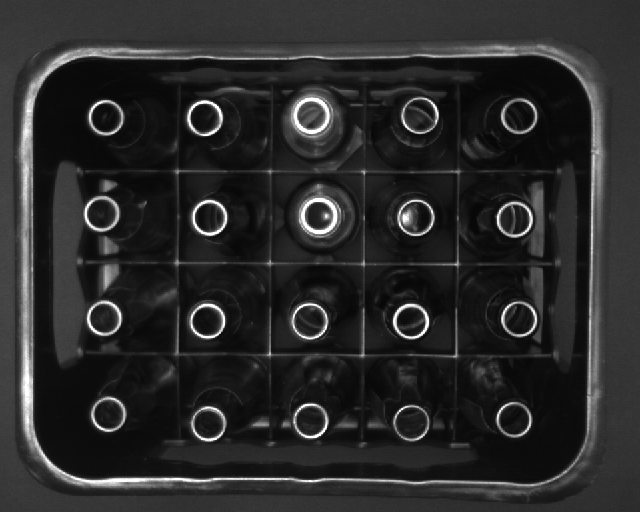
#> input picture bottles/bottle_crate_05.png, 640 x 512 px
$ python bottle_create.py   (older library calls are emulated)
#> lines starting #> are read from the running program, lines starting #| are printed output that depends on the picture; after the words box and inside, x2 and y2 are one past the last pixel; in counts of white or black regions, pixels touching at a corner belong together
# @TIME ：2021/1/19
import cv2
import numpy as np
from imutils.perspective import four_point_transform
import imutils


def cv_show(name, img):
    cv2.imshow(name, img)
    cv2.waitKey(0)
    cv2.destroyAllWindows()


# 透视变换
def Get_Outline(input_dir):
#> called with input_dir = 'bottles/bottle_crate_05.png'
    image = cv2.imread("bottles/bottle_crate_05.png")   #读图
#> image is the input picture: shape (512, 640, 3); min 6, max 255, mean 42.2
    gray = cv2.cvtColor(image, cv2.COLOR_BGR2GRAY)       #原图转灰度图
    blurred = cv2.GaussianBlur(gray, (5,5),0)            #高斯模糊
    edged = cv2.Canny(blurred,75,200)                    #canny边缘检测
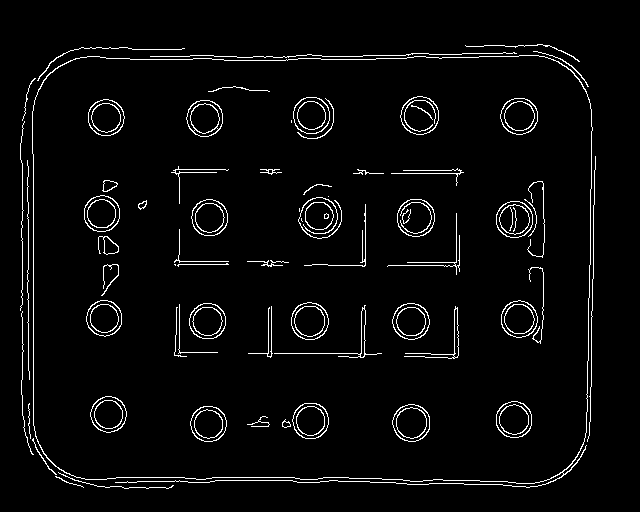
#> edged: shape (512, 640); 3.7% white in thin lines or dots, all inside (x1, y1, x2, y2) = (20, 44, 596, 489)
    return image,gray,blurred,edged
#找透视变换的轮廓
def Get_cnt(edged):
    cnts = cv2.findContours(edged.copy(), cv2.RETR_EXTERNAL,cv2.CHAIN_APPROX_NONE)
#> cnts = 14 contours, 10 with area under 20; largest, box (x1, y1, x2, y2) and area: (32, 55, 593, 488) 231362, (533, 51, 589, 87) 23, (37, 47, 185, 81) 22, (32, 438, 57, 475) 20
    cnts = cnts[1] if  imutils.is_cv2()  else   cnts[0]
#> cnts = 14 rows, first 6: [1, -1, -1, -1], [2, 0, -1, -1], [3, 1, -1, -1], [4, 2, -1, -1], [5, 3, -1, -1], [6, 4, -1, -1]
    docCnt =None

    if len(cnts) > 0:
#> (the run stopped early here; a loop or call above may not have finished)

$ run again, with bottles/bottle_crate_01.png copied over bottles/bottle_crate_05.png
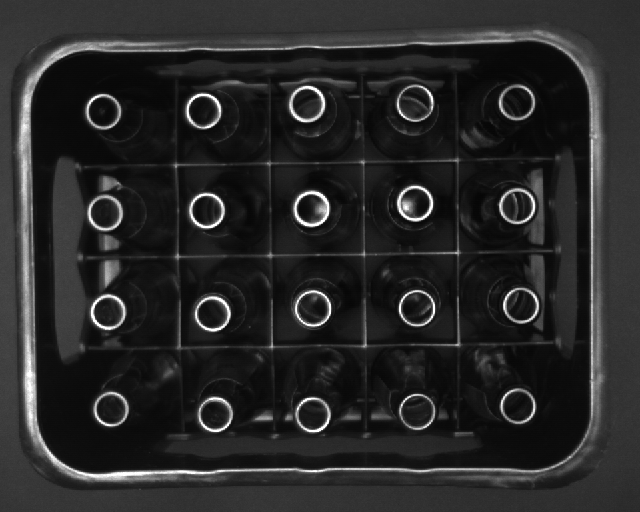
#> input picture bottles/bottle_crate_01.png, 640 x 512 px
#> in Get_Outline, image is the input picture: shape (512, 640, 3); min 6, max 255, mean 40.3
#> in Get_Outline, `edged = cv2.Canny(blurred,75,200)`:
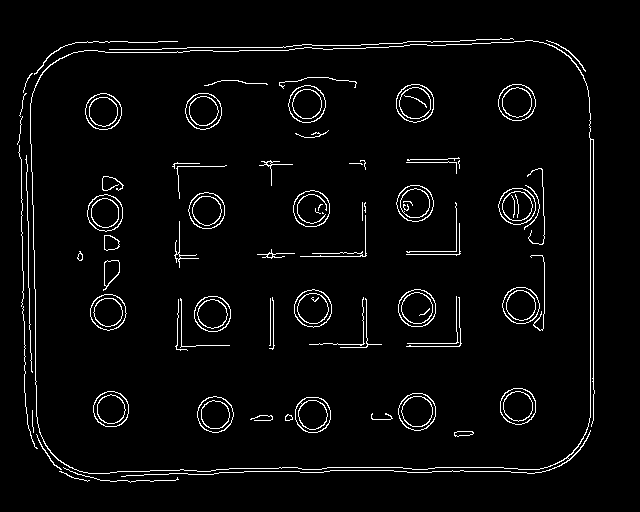
#> edged: shape (512, 640); 3.6% white in thin lines or dots, all inside (x1, y1, x2, y2) = (17, 38, 595, 483)
#> in Get_cnt, `cnts = cv2.findContours(edged.copy(), cv2.RETR_EXTERNAL,cv2.CHAIN_APPR..`: cnts = 14 contours, 10 with area under 20; largest, box (x1, y1, x2, y2) and area: (30, 40, 595, 477) 231648, (546, 40, 586, 72) 24, (34, 41, 178, 75) 22, (36, 434, 62, 470) 20
#> in Get_cnt, `cnts = cnts[1] if  imutils.is_cv2()  else   cnts[0]`: cnts = 14 rows, first 6: [1, -1, -1, -1], [2, 0, -1, -1], [3, 1, -1, -1], [4, 2, -1, -1], [5, 3, -1, -1], [6, 4, -1, -1]

$ run again, with bottles/bottle_crate_02.png copied over bottles/bottle_crate_05.png
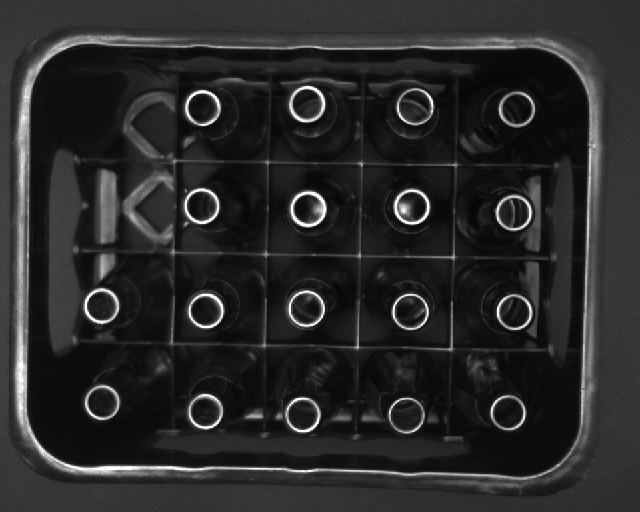
#> input picture bottles/bottle_crate_02.png, 640 x 512 px
#> in Get_Outline, image is the input picture: shape (512, 640, 3); min 6, max 255, mean 41.5
#> in Get_Outline, `edged = cv2.Canny(blurred,75,200)`:
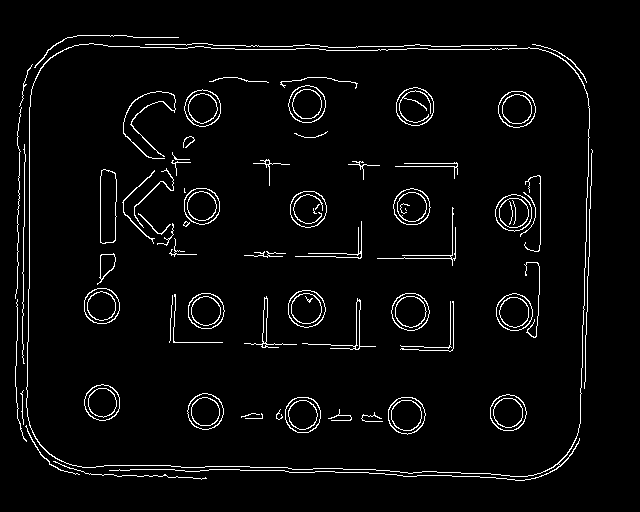
#> edged: shape (512, 640); 3.7% white in thin lines or dots, all inside (x1, y1, x2, y2) = (15, 35, 593, 481)
#> in Get_cnt, `cnts = cv2.findContours(edged.copy(), cv2.RETR_EXTERNAL,cv2.CHAIN_APPR..`: cnts = 12 contours, 8 with area under 20; largest, box (x1, y1, x2, y2) and area: (26, 43, 590, 481) 231506, (25, 425, 80, 475) 28, (34, 35, 179, 68) 24, (532, 44, 587, 83) 22
#> in Get_cnt, `cnts = cnts[1] if  imutils.is_cv2()  else   cnts[0]`: cnts = [[1, -1, -1, -1], [2, 0, -1, -1], [3, 1, -1, -1], [4, 2, -1, -1], [5, 3, -1, -1], [6, 4, -1, -1], [7, 5, -1, -1], [8, 6, -1, -1], [9, 7, -1, -1], [10, 8, -1, -1], [11, 9, -1, -1], [-1, 10, -1, -1]]
